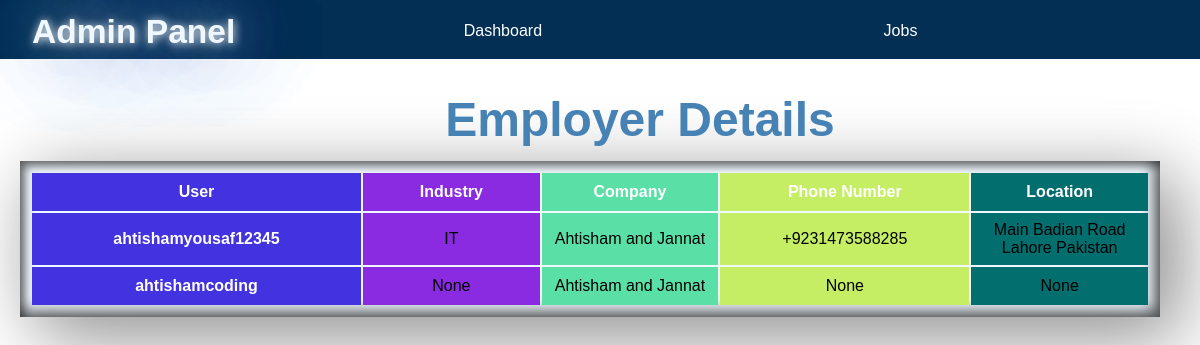
/AdminPanel/Employer_details/, run on an earlier commit of the app's database.
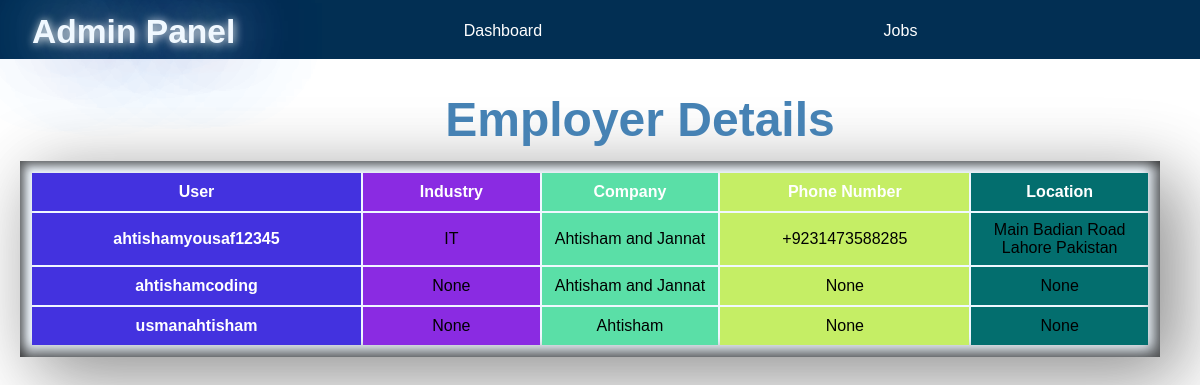
And on a later commit of the database.
### app/models.py (models this page shows, shortened)
class EmployerDetails (models.Model):
    company_logo = models.ImageField(null =True,upload_to='CompanyLogos' )
    industry =models.CharField (max_length =100,null=True)
    company =models.CharField (max_length =100)
    contact_no = models.CharField(max_length=150,null=True)
    location = models.CharField(max_length=150,null=True)
    employer = models.ForeignKey(settings.AUTH_USER_MODEL,on_delete=models.CASCADE )
    type = models.IntegerField( default = 1)

### app/views.py (the view)
def Employer_details(request):
   employer_details=EmployerDetails.objects.all()
   return render (request,'ForAdmin/EmployerDetails.html',{'employer_details':employer_details})

### app/context_processors.py (called while the page is built, shortened)
def navbar_user(request):
    if not request.user.is_authenticated:
        return {}

### app/templates/ForAdmin/EmployerDetails.html (shortened to what this page needs)
{% extends "ForAdmin/Admin.html" %}
   {% block 'content' %}
     <h1 class="heading1"> Employer Details</h1>
    <table >
        <colgroup>
            <col style="background-color: rgb(67, 50, 223); color:white;">
            <col style="background-color: blueviolet;">
            <col style="background-color: rgb(90, 223, 167);">
            <col style="background-color: rgb(197, 238, 101);">
            <col style="background-color: rgb(3, 110, 110);">
            <col style="background-color: rgb(22, 150, 236);">
            <col style="background-color: rgb(130, 193, 235);">
            <col style="background-color: rgb(7, 216, 25);">
            <col style="background-color: rgb(218, 141, 141);">
        </colgroup>
         <thead>
        <tr align="center">
            <th  class="col">User</th>
            <th class="col">Industry</th>
            <th class="col">Company</th>
            <th class="col">Phone Number</th>
            <th class="col">Location</th>
        </tr>
        </thead>
        <tbody>
          {% for employer in employer_details %}
                <tr align="center">
                   <th > {{ employer.employer }} </th>
                    <td>{{ employer.industry }}</td>
                    <td>{{ employer.company }}</td>
                    <td>{{ employer.contact_no }}</td>
                    <td>{{ employer.location }}</td>
                </tr>
            {% endfor %}
        </tbody>
    </table>
{% endblock  %}

What changed in the data, as far as the page shows it:
added EmployerDetails: employer "usmanahtisham", industry "None", company "Ahtisham", contact_no "None", location "None"
